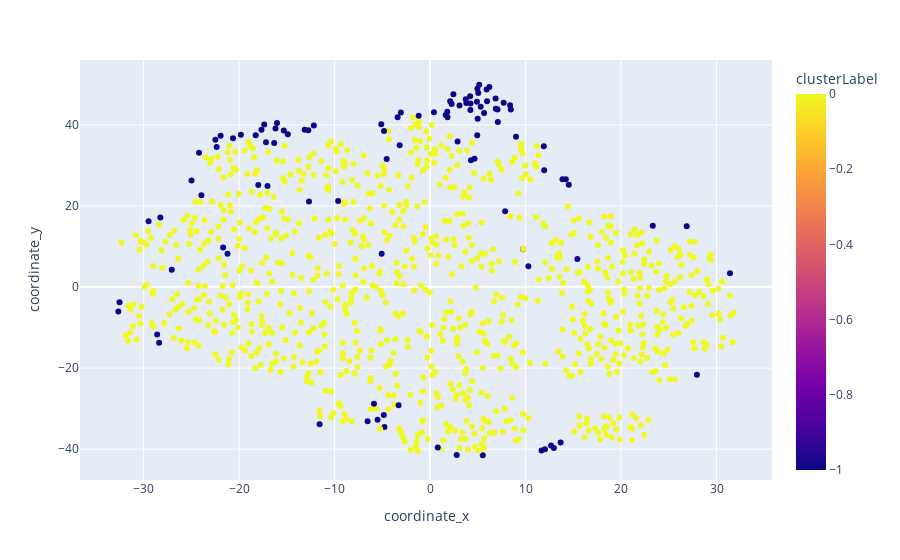

The notebook cell this image was saved under:
### Code cell
fig = px.scatter(
    main_df, 
    x='coordinate_x', 
    y='coordinate_y', 
    hover_name='itemLabel', 
#     hover_data=['genderLabel', 'citizenshipLabel', 'religionLabel', 'occupationLabel', 'degreeLabel', 'dateOfBirth'], 
    hover_data=['genderLabel', 'citizenshipLabel', 'occupationLabel', 'degreeLabel', 'dateOfBirth'],
    color = 'clusterLabel', 
    size_max=60
)
fig.update_layout(
     height=800)
fig.show()

### Figure 1 — Plotly figure (JSON) as saved in the notebook; plotly's stock layout.template omitted (floating-point values rounded to 4 significant figures; data arrays with more than 128 entries replaced by an {"elided": "..."} marker saying what was removed)
{"data": [{"customdata": {"elided": "1000x5 str values"}, "hovertemplate": "<b>%{hovertext}</b><br><br>coordinate_x=%{x}<br>coordinate_y=%{y}<br>genderLabel=%{customdata[0]}<br>citizenshipLabel=%{customdata[1]}<br>occupationLabel=%{customdata[2]}<br>degreeLabel=%{customdata[3]}<br>dateOfBirth=%{customdata[4]}<br>clusterLabel=%{marker.color}<extra></extra>", "hovertext": {"elided": "1000 str values"}, "legendgroup": "", "marker": {"color": {"elided": "1000 int values"}, "coloraxis": "coloraxis", "symbol": "circle"}, "mode": "markers", "name": "", "orientation": "v", "showlegend": false, "type": "scatter", "x": {"elided": "1000 float values"}, "xaxis": "x", "y": {"elided": "1000 float values"}, "yaxis": "y"}], "layout": {"autosize": true, "coloraxis": {"colorbar": {"title": {"text": "clusterLabel"}}, "colorscale": [[0, "#0d0887"], [0.1111, "#46039f"], [0.2222, "#7201a8"], [0.3333, "#9c179e"], [0.4444, "#bd3786"], [0.5556, "#d8576b"], [0.6667, "#ed7953"], [0.7778, "#fb9f3a"], [0.8889, "#fdca26"], [1, "#f0f921"]]}, "legend": {"tracegroupgap": 0}, "margin": {"t": 60}, "xaxis": {"anchor": "y", "autorange": true, "domain": [0, 1], "range": [-36.57, 35.71], "title": {"text": "coordinate_x"}, "type": "linear"}, "yaxis": {"anchor": "x", "autorange": true, "domain": [0, 1], "range": [-47.23, 55.64], "title": {"text": "coordinate_y"}, "type": "linear"}}}
